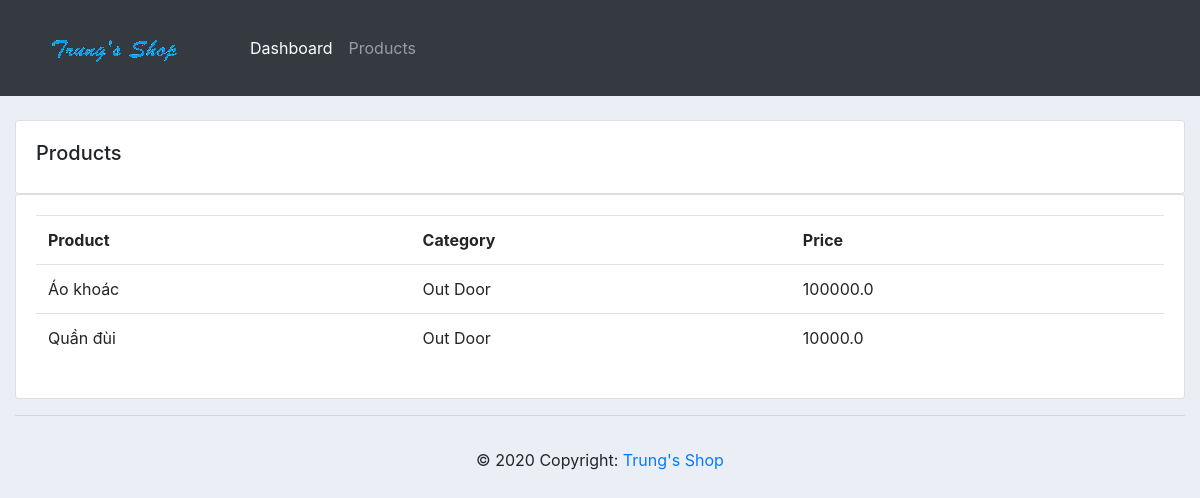
Screenshot of /products/ with the database file from the repository.
### accounts/models.py (models this page shows, shortened)
class Product(models.Model):
    CATEGORY = (
			('Indoor', 'Indoor'),
			('Out Door', 'Out Door'),
			)
    name = models.CharField(max_length=200, null=True)
    price = models.FloatField(null=True)
    category = models.CharField(max_length=200, null=True, choices=CATEGORY)
    description = models.CharField(max_length=200, null=True)
    date_created = models.DateTimeField(auto_now_add=True, null=True)
    tag = models.ManyToManyField(Tag)

### accounts/views.py (the view)
# urls.py: path('products/', views.products, name='products'),
def products(request):
    products = Product.objects.all()
    context = {'products': products}
    return render(request, 'accounts/products.html', context)

### accounts/templates/accounts/products.html
{% extends "accounts/main.html" %}
{% block content %}
<br>
<div class="row">
    <div class="col-md">
        <div class="card card-body">
            <h5>Products</h5>
        </div>
        <div class="card card-body">
            <table class="table">
                <tr>
                    <th>Product</th>
                    <th>Category</th>
                    <th>Price</th>
                </tr>
                {% for product in products %}
                  <tr>
                      <td>{{product.name}}</td>
                      <td>{{product.category}}</td>
                      <td>{{product.price}}</td>
                  </tr>
                {% endfor %}
            </table>
        </div>
    </div>
</div>
{% endblock content %}

### static/css/main.css (style rules this page uses)
body { background-color: #ebeff5; }

### rows the page displays
Product: name "Áo khoác", category "Out Door", price "100000.0"
Product: name "Quần đùi", category "Out Door", price "10000.0"
